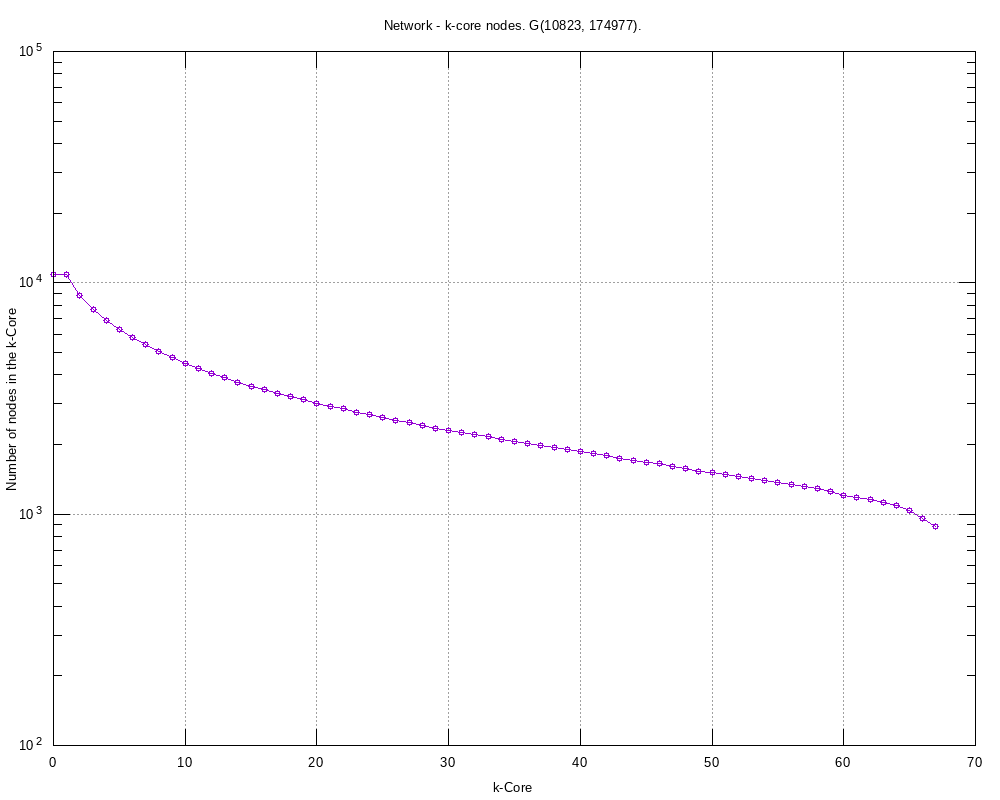

gnuplot code for this plot:
#
# Network - k-core nodes. G(10823, 174977). (Sun Mar 15 17:08:40 2020)
#

set title "Network - k-core nodes. G(10823, 174977)."
set key bottom right
set logscale y 10
set format y "10^{%L}"
set mytics 10
set grid
set xlabel "k-Core"
set ylabel "Number of nodes in the k-Core"
set tics scale 2
set terminal png font arial 10 size 1000,800
set output 'coreNodes.KCoreNodes.png'
plot 	"coreNodes.KCoreNodes.tab" using 1:2 title "" with linespoints pt 6
